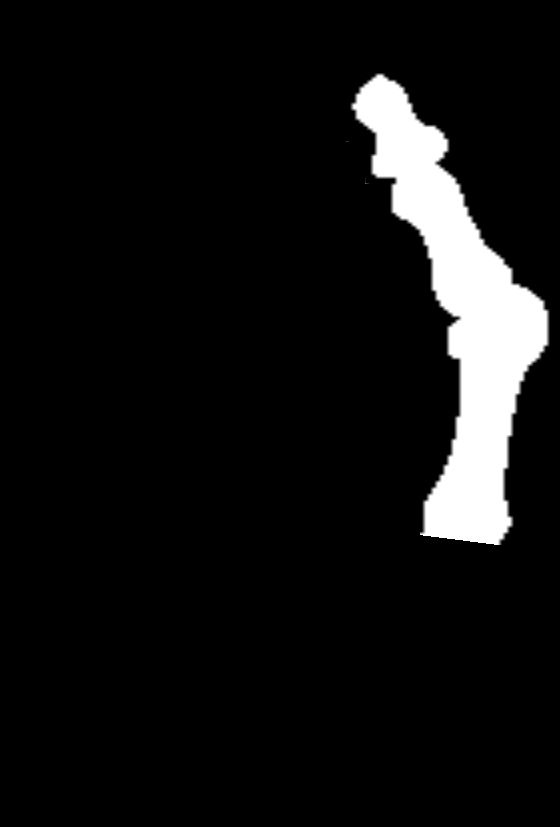
#> input picture lab3/input/img_0015_mask_Unet_toe.png, 560 x 827 px
$ jupyter execute lab3.ipynb
#> lines starting #> are read from the running program, lines starting #| are printed output that depends on the picture; after the words box and inside, x2 and y2 are one past the last pixel; in counts of white or black regions, pixels touching at a corner belong together
# Widzenie maszynowe
## Laboratorium 3 - Image skeletonization
*Autor: Paweł Mendroch* - [Github](https://github.com/FrozenTear7/computer-vision-lab/tree/master/lab3)

Wykorzystując kod ze strony z [tutorialem](https://scikit-image.org/docs/dev/auto_examples/edges/plot_skeleton.html), generuję szkielety dwoma metodami dla każdego obrazu z folderu `input`.

Kod uruchomieniowy jest zawarty w `run.sh`, iteruję po tablicy ścieżek do plików do przetworzenia, które zapisywane są w folderze `output`.

Poniżej przedstawię przykładowe uruchomienie dla jednego obrazu.

Załadowanie potrzebnych bibliotek i odczyt obrazu przy pomocy biblioteki skimage jako bool z konwersją rgba do rgb, a następnie na odcienie szarości.

[cell 1]
import sys
from skimage.morphology import skeletonize, thin
from skimage.transform import probabilistic_hough_line
from skimage.util import invert
from skimage import data, img_as_bool, io, color
import matplotlib.pyplot as plt

imgPath = "img_0015_mask_Unet_toe.png"

image = img_as_bool(
    color.rgb2gray(color.rgba2rgb(io.imread("./input/" + imgPath)))
)
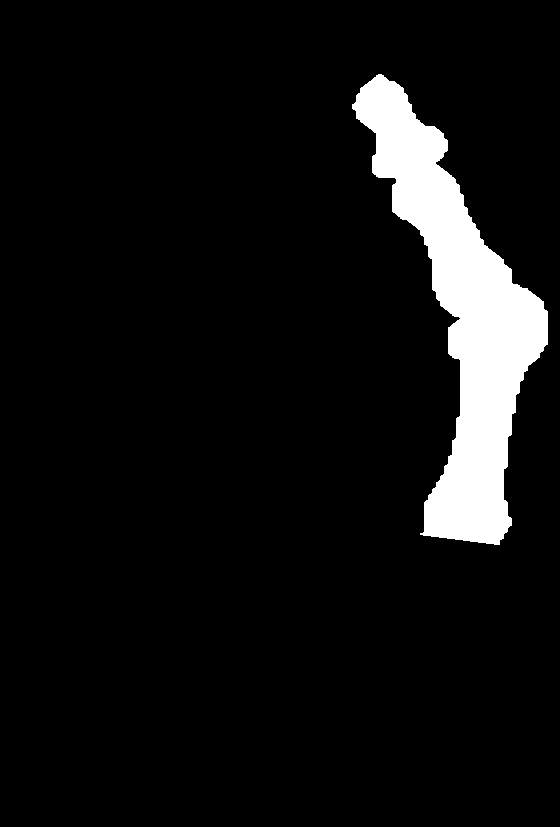
#> image: shape (827, 560) bool; 7.1% white; 1 white region, box (x1, y1, x2, y2) and area: (352, 74, 548, 545) 32689

Poniżej generuję szkielet obrazu na trzy sposoby - klasyczny oraz metodą Lee, a także wersję thinned, która powinna dać lepsze wyniki po usunięciu zbędnych odnóg.

Kąt palucha będę wykrywał na wygenerowanych obrazach metodą probabilistycznego wykrywania linii Hough.
Podane poniżej parametry dają dobre wyniki dla wybranego obrazu, lecz dla wszystkich obrazów z `input` nie udało mi się znaleźć jednego idealnego ustawienia uruchomieniowego.

Dla prostoty przeglądu kodu i ścisłości używam końcowo wszędzie poniższych parametrów, co w niektórych obrazach da gorsze wyniki co widać we wnioskach na końcu sprawozdania.

[cell 2]
skeleton = skeletonize(image)
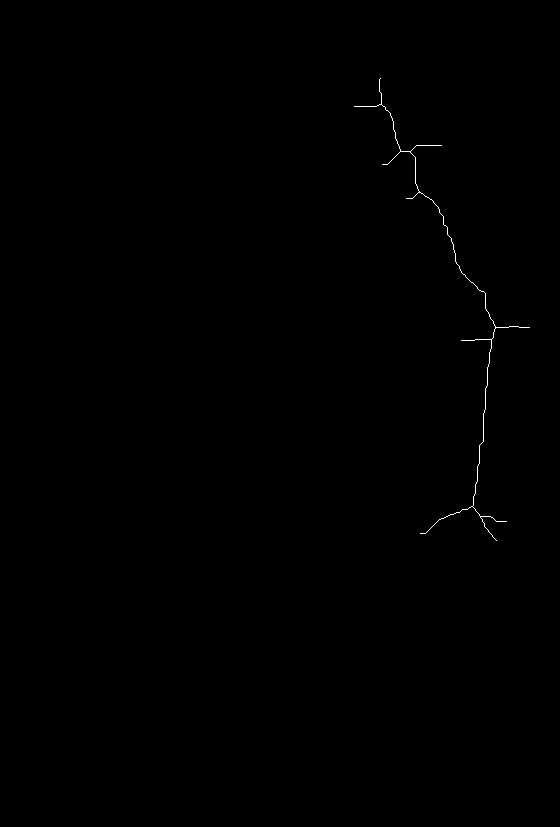
#> skeleton: shape (827, 560) bool; 0.15% white in thin lines or dots, all inside (x1, y1, x2, y2) = (354, 78, 530, 541)
skeleton_lee = skeletonize(image, method="lee")
#> skeleton_lee: shape (827, 560) bool; 0.12% white in thin lines or dots, all inside (x1, y1, x2, y2) = (370, 79, 502, 535)
thinned = thin(image)
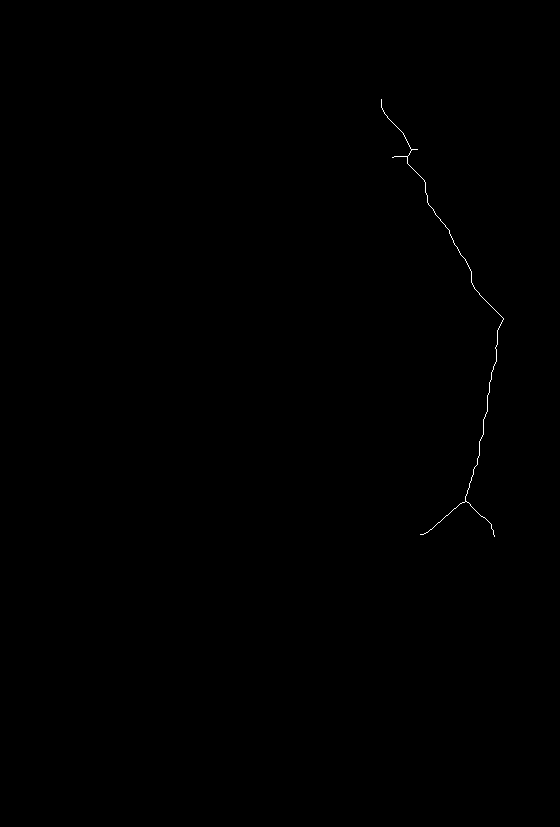
#> thinned: shape (827, 560) bool; 0.11% white in thin lines or dots, all inside (x1, y1, x2, y2) = (381, 99, 504, 537)

threshold = 15
line_length = 130
line_gap = 50

angle = probabilistic_hough_line(
    skeleton, threshold=threshold, line_length=line_length, line_gap=line_gap
)
#> angle = [((473, 507), (493, 321)), ((474, 508), (493, 323)), ((495, 328), (379, 90)), ((477, 481), (493, 332)), ((454, 250), (377, 105)), ((447, 231), (381, 101)), ((453, 244), (381, 103)), ((447, 227), (381, 97)), ((453, 246), (378, 105)), ((453, 245), (381, 104))]
angle_lee = probabilistic_hough_line(
    skeleton_lee, threshold=threshold, line_length=line_length, line_gap=line_gap
)
#> angle_lee = [((475, 493), (493, 321)), ((477, 481), (492, 338)), ((496, 328), (377, 105)), ((467, 279), (379, 90)), ((494, 324), (378, 105)), ((485, 306), (381, 102)), ((447, 229), (381, 98)), ((493, 334), (412, 151)), ((447, 227), (381, 97))]
angle_thinned = probabilistic_hough_line(
    thinned, threshold=threshold, line_length=line_length, line_gap=line_gap
)
#> angle_thinned = [((477, 464), (501, 316)), ((501, 323), (404, 156)), ((470, 505), (500, 315)), ((467, 502), (502, 320)), ((500, 325), (407, 156)), ((497, 312), (399, 156)), ((497, 330), (399, 129)), ((487, 302), (381, 102)), ((468, 502), (496, 356))]

Po wygenerowaniu potrzebnych obrazów przystępuję do konstrukcji wykresów wynikowych, w postaci 4 wykresów:
- oryginalnego obrazu
- klasycznego szkieletu z wykrytym kątem
- szkieletem w wersji Lee z wykrytym kątem
- wersja thinned z wykrytym kątem

[cell 3]
fig, axes = plt.subplots(2, 2, figsize=(8, 8), sharex=True, sharey=True)
ax = axes.ravel()

ax[0].imshow(image, cmap=plt.cm.gray)
ax[0].set_title("original")
ax[0].axis("off")

ax[1].imshow(skeleton, cmap=plt.cm.gray)
for line in angle:
    p0, p1 = line
    ax[1].plot((p0[0], p1[0]), (p0[1], p1[1]))
#> this loop made 10 passes
#> (p0, p1) on passes 1 to 10: ((473, 507), (493, 321)), ((474, 508), (493, 323)), ((495, 328), (379, 90)), ((477, 481), (493, 332)), ((454, 250), (377, 105)), ((447, 231), (381, 101)), ((453, 244), (381, 103)), ((447, 227), (381, 97)), ((453, 246), (378, 105)), ((453, 245), (381, 104))
ax[1].set_title("skeletonize")
ax[1].axis("off")

ax[2].imshow(skeleton_lee, cmap=plt.cm.gray)
for line in angle_lee:
    p0, p1 = line
    ax[2].plot((p0[0], p1[0]), (p0[1], p1[1]))
#> this loop made 9 passes
#> (p0, p1) on passes 1 to 9: ((475, 493), (493, 321)), ((477, 481), (492, 338)), ((496, 328), (377, 105)), ((467, 279), (379, 90)), ((494, 324), (378, 105)), ((485, 306), (381, 102)), ((447, 229), (381, 98)), ((493, 334), (412, 151)), ((447, 227), (381, 97))
ax[2].set_title("skeletonize (Lee 94)")
ax[2].axis("off")

ax[3].imshow(thinned, cmap=plt.cm.gray)
for line in angle_thinned:
    p0, p1 = line
    ax[3].plot((p0[0], p1[0]), (p0[1], p1[1]))
#> this loop made 9 passes
#> (p0, p1) on passes 1 to 9: ((477, 464), (501, 316)), ((501, 323), (404, 156)), ((470, 505), (500, 315)), ((467, 502), (502, 320)), ((500, 325), (407, 156)), ((497, 312), (399, 156)), ((497, 330), (399, 129)), ((487, 302), (381, 102)), ((468, 502), (496, 356))
ax[3].set_title("thinned")
ax[3].axis("off")

fig.tight_layout()
plt.show()
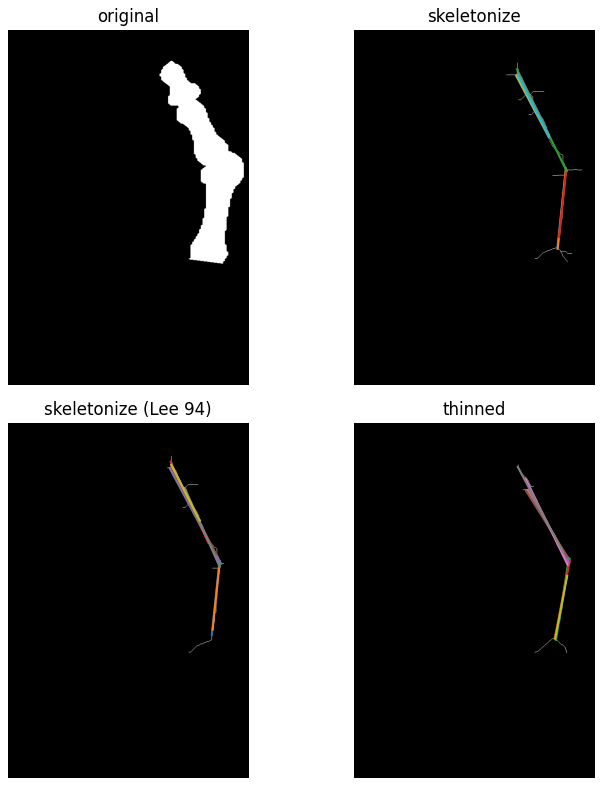
#> figure drawn by matplotlib, 4 panels
